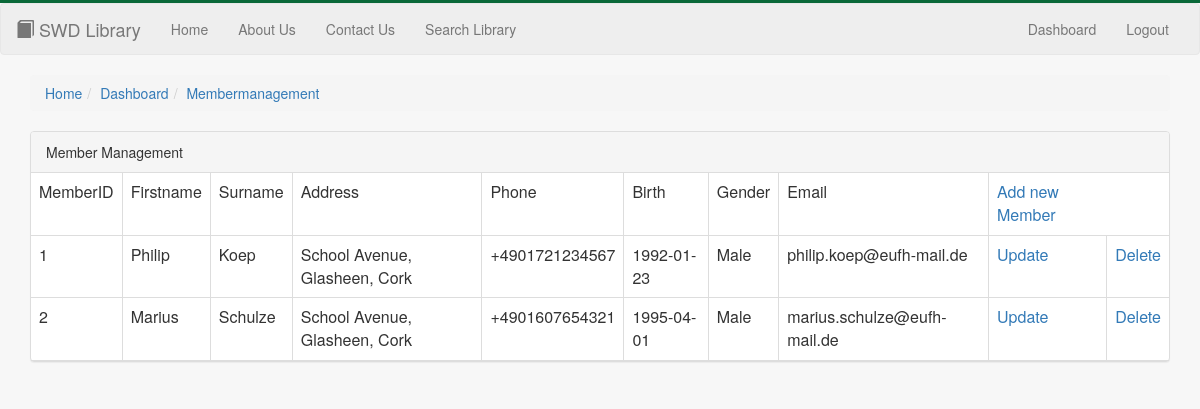
Page /public_html/protected/view/membermanagement.php (signed in) on the committed database.
### tables this page shows
CREATE TABLE IF NOT EXISTS member (
  MemberID  INTEGER AUTO_INCREMENT NOT NULL PRIMARY KEY,
  Firstname VARCHAR(50)            NOT NULL,
  Surname   VARCHAR(50)            NOT NULL,
  Address   VARCHAR(50)            NOT NULL,
  Phone     VARCHAR(50),
  Birth     DATE,
  Gender    VARCHAR(50),
  Email     VARCHAR(50)
);

### public_html/protected/database/MySQLService.php (called while the page is built, shortened)
<?php
$root = realpath($_SERVER["DOCUMENT_ROOT"]);
require_once "$root/webdev/public_html/protected/entities/Member.php";
class MySQLService {
    private $connection;
    public function getConnection() {
        return $this->connection;
    }
    public function setConnection($connection) {
        $this->connection = $connection;
    }
    public function getAllMembers(): ?array {
        $connection = $this->getConnection();
        $memberArray = null;
        if ($connection) {
            $sql = "SELECT * FROM member";
            $result = mysqli_query($connection, $sql);
            if ($result->num_rows >= 1) {
                $resultArray = $result->fetch_all();
                $memberArray = array();
                foreach ($resultArray as $member) {
                    array_push($memberArray, new Member($member["0"], $member["1"], $member["2"], $member["3"], $member["4"], $member["5"], $member["6"], $member["7"]));
                }
            }
        }
        return $memberArray;
    }
}

### public_html/protected/controller/MemberManagementController.php (called while the page is built, shortened)
<?php
require_once "../database/MySQLService.php";
class MemberManagementController {
    public static function getAllMembers(): ?array {
        $sqlService = new MySQLService();
        if ($sqlService->connect()) {
            return $sqlService->getAllMembers();
        }
        return null;
    }
}

### public_html/protected/entities/Member.php (called while the page is built, shortened)
<?php
class Member implements Serializable {
    private $memberId, $firstName, $surName, $address, $phone, $birth, $gender, $email;
    public function __construct($memberId, $firstName, $surName, $address, $phone, $birth, $gender, $email) {
        $this->memberId = $memberId;
        $this->firstName = $firstName;
        $this->surName = $surName;
        $this->address = $address;
        $this->phone = $phone;
        $this->birth = $birth;
        $this->gender = $gender;
        $this->email = $email;
    }
    public function getMemberId() {
        return $this->memberId;
    }
    public function getFirstName() {
        return $this->firstName;
    }
    public function getSurName() {
        return $this->surName;
    }
    public function getAddress() {
        return $this->address;
    }
    public function getPhone() {
        return $this->phone;
    }
    public function getBirth() {
        return $this->birth;
    }
    public function getGender() {
        return $this->gender;
    }
    public function getEmail() {
        return $this->email;
    }
}

### public_html/protected/view/membermanagement.php (the view, shortened to what this page needs)
<html>
<head>
    <?php include '../../protected/view/parts/head.php'; ?>
</head>
<?php include '../../protected/view/parts/header.php'; ?>
<body>
<div class="container">
    <?php include '../../protected/view/parts/breadcrumb.php'; ?>
    <div class="panel panel-default">
        <div class="panel-heading">Member Management</div>
        <table class="table table-hover table-bordered">
            <tr>
                <td>MemberID</td>
                <td>Firstname</td>
                <td>Surname</td>
                <td>Address</td>
                <td>Phone</td>
                <td>Birth</td>
                <td>Gender</td>
                <td>Email</td>
                <td><?php echo '<a href="../protected/action/membermanagement.php?member-add">Add new Member</a>'; ?></td>
            </tr>
            <?php
            require_once "../controller/MemberManagementController.php";
            require_once "../entities/Member.php";
            $members = MemberManagementController::getAllMembers();
            if ($members != null) {
                foreach ($members as $member) {
                    echo '<tr>';
                    echo '<td>' . $member->getMemberId() . '</td>';
                    echo '<td>' . $member->getFirstName() . '</td>';
                    echo '<td>' . $member->getSurName() . '</td>';
                    echo '<td>' . $member->getAddress() . '</td>';
                    echo '<td>' . $member->getPhone() . '</td>';
                    echo '<td>' . $member->getBirth() . '</td>';
                    echo '<td>' . $member->getGender() . '</td>';
                    echo '<td>' . $member->getEmail() . '</td>';
                    echo '<td><a href="../protected/action/membermanagement.php?member-update=' . $member->getMemberId() . '">Update</a></td>';
                    echo '<td><a href="../protected/action/membermanagement.php?member-delete=' . $member->getMemberId() . '">Delete</a></td>';
                    echo '</tr>';
                }
            }
            echo '</table>';
            echo '</div>';
            echo '</div></br>';
            ?>
</body>
</html>

### public_html/src/css/main.css (style rules this page uses)
body { margin: 0 0 40px; border-top: 3px solid #096838; overflow-x: hidden; background-color: #f7f7f7; }

### rows in the picture
member: MemberID "1", Firstname "Philip", Surname "Koep", Address "School Avenue, Glasheen, Cork", Phone "+4901721234567", Birth "1992-01-23", Gender "Male", Email "philip.koep@eufh-mail.de"
member: MemberID "2", Firstname "Marius", Surname "Schulze", Address "School Avenue, Glasheen, Cork", Phone "+4901607654321", Birth "1995-04-01", Gender "Male", Email "marius.schulze@eufh-mail.de"

### other values in the picture
str_replace(array(".php", "_"), array("", " "), end($crumbs)) . ' ' "Membermanagement"
